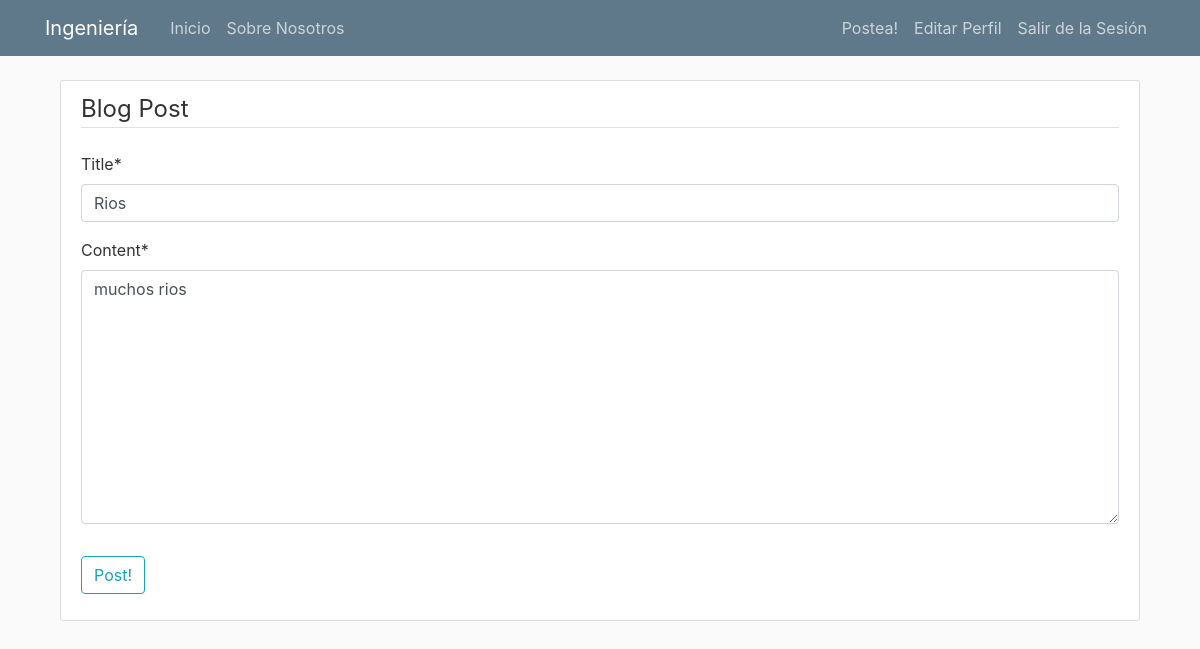
The page /post/17/update/ (signed in) on the database as committed earlier.
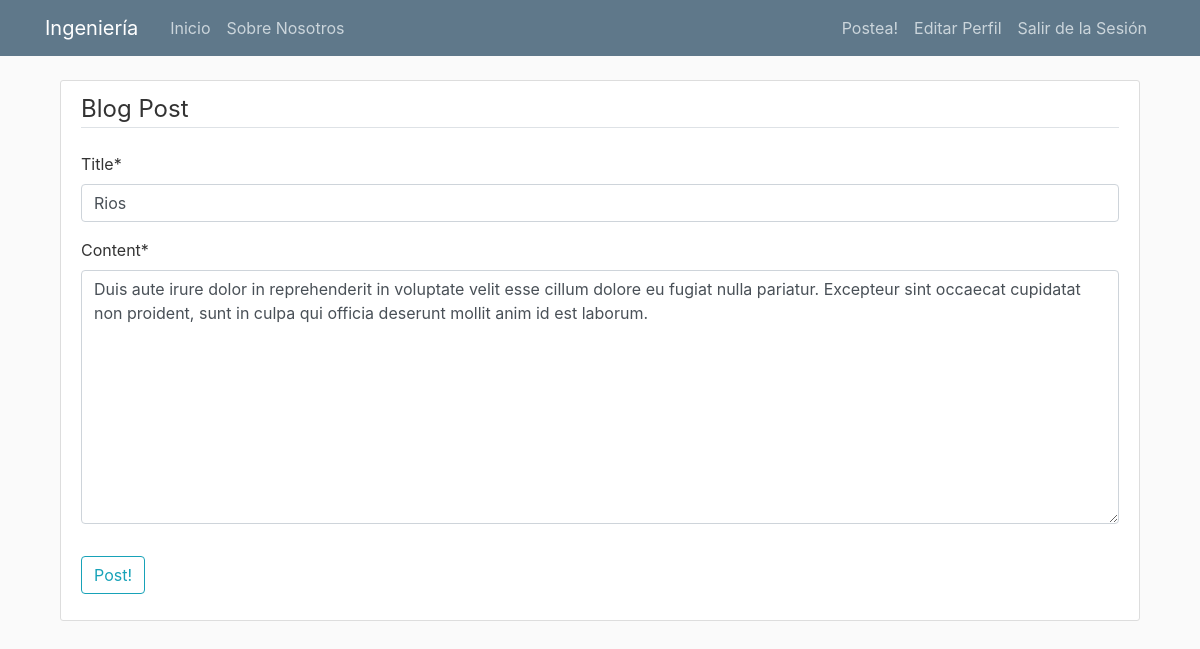
The same page on the database as committed later.
### blog/models.py (models this page shows, shortened)
class Post(models.Model):
    title = models.CharField(max_length=100)
    content = models.TextField()
    date_posted = models.DateTimeField(default=timezone.now)
    author = models.ForeignKey(User, on_delete=models.CASCADE)
    paper = models.TextField(verbose_name="link to the paper", default="https://docs.djangoproject.com/en/2.2/topics/db/models/")
    CATEGORIAS = (
        ('L', 'Logistica'),
        ('H', 'Hospitales'),
        ('A', 'Ambiente'),
    )
    category = models.CharField(max_length=1, choices=CATEGORIAS, default="L")

### blog/views.py (the view, shortened to what this page needs)
# urls.py: path('post/<int:pk>/update/', PostUpdateView.as_view(), name='post-update'),
class PostUpdateView(LoginRequiredMixin, UserPassesTestMixin, UpdateView):
    model = Post
    fields = ['title', 'content']
    def test_func(self):
        post = self.get_object()
        if self.request.user == post.author:
            return True
        return False

### blog/templates/blog/post_form.html (shortened to what this page needs)
{% extends "blog/base.html" %}
{% load crispy_forms_tags %}
{% block content %}
    <div class="content-section">
        <form method="POST">
            <fieldset class="form-group">
                <legend class="border-bottom mb-4">Blog Post</legend>
                {{ form|crispy }}
            </fieldset>
            <div class="form-group">
                <button class="btn btn-outline-info" type="submit">Post!</button>
            </div>
        </form>
    </div>
{% endblock content %}

Rows that differ between the two databases and show on the page:
changed Post "Rios": content "muchos rios" → "Duis aute irure dolor in reprehenderit in voluptate velit esse cillum dolore eu fugiat nulla pariatur. Excepteur sint occaecat cupidatat non proident, sunt in culpa qui officia deserunt mollit anim id est laborum."
